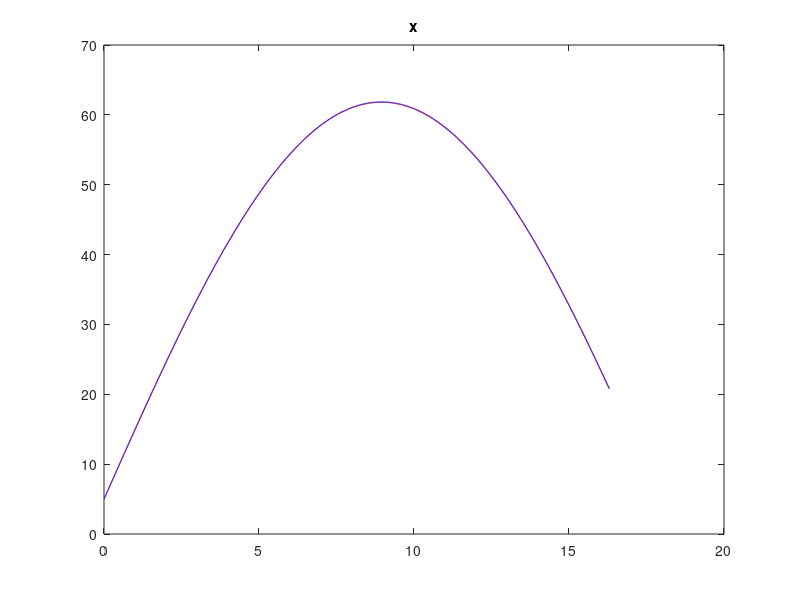
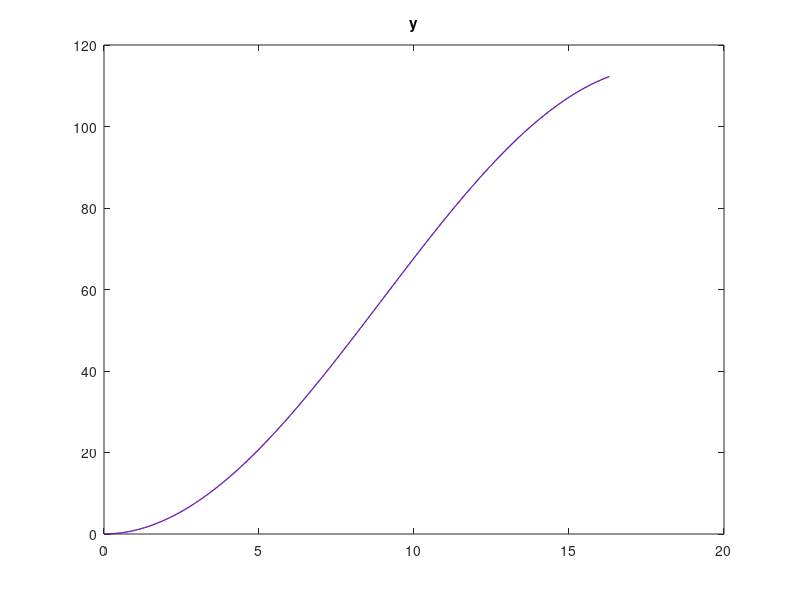
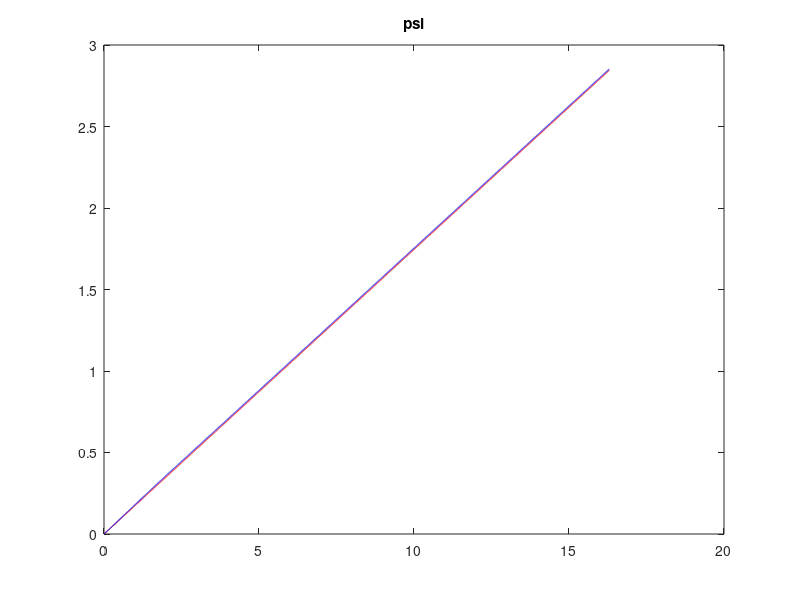
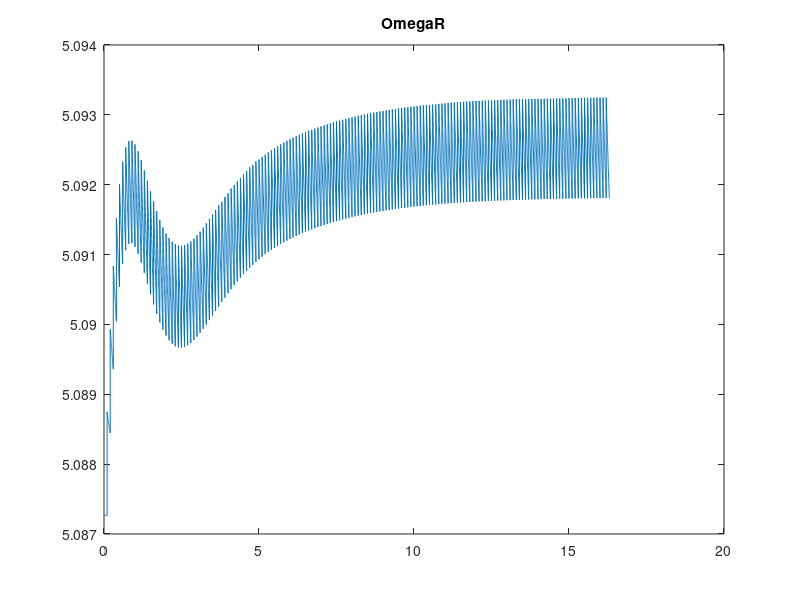

The MATLAB script that drew these images, in order:
data = load('plantData');

time = [data.plant_tout];
y    = [data.plant_yout];
u    = [data.plant_uout];
yref = [data.plant_yrefout];

dt   = 1;

figure
plot(time,yref(1,:),'r')
hold on
plot(time,y(1,:),'b')
title('x')

figure
plot(time,yref(2,:),'r')
hold on
plot(time,y(2,:),'b')
title('y')

figure
plot(time,yref(3,:),'r')
hold on
plot(time,y(3,:),'b')
title('psi')

figure
% plot(time(1,1:dt:end),round(u(1,1:dt:end)*100)/100)
plot(time(1,1:dt:end),u(1,1:dt:end))
title('OmegaR')

figure
% plot(time(1,1:dt:end),round(u(2,1:dt:end)*100)/100)
plot(time(1,1:dt:end),u(2,1:dt:end))
title('OmegaL')

figure
plot(yref(1,:),yref(2,:),'r')
hold on
plot(y(1,:),y(2,:),'b')
title('Trajectory')

